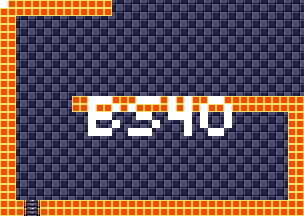

This game map was drawn from its Tiled (.tmx) file and the tilesets committed beside it. A one-line description and the trimmed map source follow:
An orthogonal 38x27 tile map with 8x8 px tiles, 4 tile layers (background, foreground, room numbers, Objects), 15 tilesets.

<map version="1.5" tiledversion="1.7.1" orientation="orthogonal" renderorder="right-down" width="38" height="27" tilewidth="8" tileheight="8" infinite="0" nextlayerid="11" nextobjectid="1">
 <tileset firstgid="1" source="tilesheets/tsKarniMata.tsx" />
 <tileset firstgid="1025" source="tilesheets/tsVoodooWasp.tsx" />
 <tileset firstgid="2049" source="tilesheets/tsBurial.tsx" />
 <tileset firstgid="3073" source="tilesheets/tsBlueTemple.tsx" />
 <tileset firstgid="4097" source="tilesheets/tsGoddess.tsx" />
 <tileset firstgid="5121" source="tilesheets/tsKonark.tsx" />
 <tileset firstgid="6145" name="sEnemies" tilewidth="8" tileheight="8" tilecount="1024" columns="32">
  <image source="../grapx/tilesheets/sObjects.bmp" trans="ff94ff" width="256" height="256" />
 </tileset>
 <tileset firstgid="7169" source="tilesheets/tsIceTemple.tsx" />
 <tileset firstgid="8193" source="tilesheets/tsLavaArea.tsx" />
 <tileset firstgid="9217" source="tilesheets/tsBossArea.tsx" />
 <tileset firstgid="10241" source="tilesheets/tsPegu.tsx" />
 <tileset firstgid="11265" source="tilesheets/sTiwanakuTemple.tsx" />
 <tileset firstgid="12289" source="tilesheets/sIndraTemple.tsx" />
 <tileset firstgid="13313" source="tilesheets/sTeleport.tsx" />
 <tileset firstgid="14337" source="tilesheets/sObjects.tsx" />
 <layer id="2" name="background" width="38" height="27">
  <data>[1026 cells, 1026 non-empty, 2 distinct tile ids]</data>
 </layer>
 <layer id="1" name="foreground" width="38" height="27">
  <data>[1026 cells, 230 non-empty, 3 distinct tile ids]</data>
 </layer>
 <layer id="7" name="room numbers" width="38" height="27">
  <data>[1026 cells, 43 non-empty, 1 distinct tile ids]</data>
 </layer>
 <layer id="10" name="Objects" width="38" height="27">
  <data>[1026 cells, 0 non-empty, 0 distinct tile ids]</data>
 </layer>
</map>
